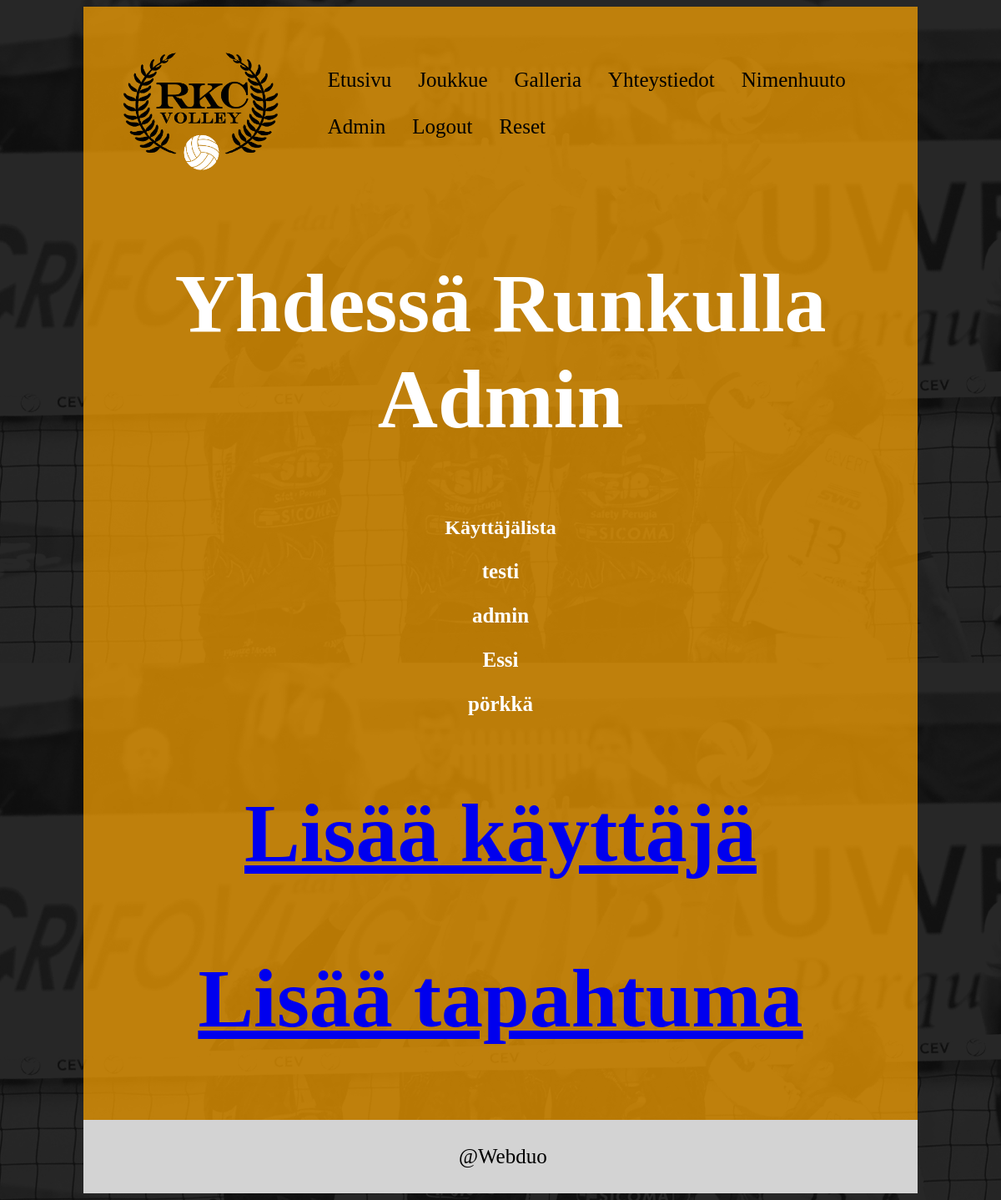
Page /admin/index.php (signed in) on the committed database.
### tables this page shows
CREATE TABLE IF NOT EXISTS `users` (
  `id` int(255) NOT NULL AUTO_INCREMENT,
  `username` varchar(255) NOT NULL,
  `user_type` varchar(50) NOT NULL,
  `password` varchar(255) NOT NULL,
  `email` varchar(255) NOT NULL,
  `firstName` varchar(255) NOT NULL,
  `lastName` varchar(50) NOT NULL,
  `description` text NOT NULL,
  PRIMARY KEY (`id`)
);

### app/functions.php (the view, shortened to what this page needs)
<?php
$db = mysqli_connect('localhost', 'admin', '', 'rkc');
function printUsers() {
	global $db;
    $query2="SELECT * FROM users";
	$result = mysqli_query($db, $query2);
	print "<div class='userList'>";
		print "<h2>Käyttäjälista</h2>";
		print "<h3>";
		while($row = mysqli_fetch_array($result)){
			print "<p>".$row['firstName']."</p>";
		}
		print "</h3>";
	print "</div>";
}
?>

### css/style.css (style rules this page uses)
* { -webkit-box-sizing: border-box; box-sizing: border-box; }
body { background-image: url("http://localhost/project_1/app/images/background.jpg"); background-size: 100%; }
p { font-size: 25px; }
.userList { width: 33%; margin: 0 auto; }

### rows in the picture
users: firstName "testi"
users: firstName "admin"
users: firstName "Essi"
users: firstName "pörkkä"
